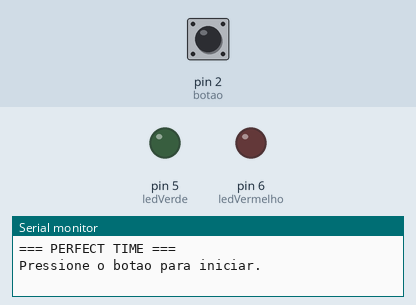
Simulated run of this sketch. Board: Arduino Uno, built with avr-gcc and run on an emulated ATmega328P. Parts: output pins drawn as LEDs (lit = HIGH), the last lines printed to the serial monitor. Inputs (shaded band) come from the test bench; at power-on: pin 2 (botao) HIGH.

Above: at 1.2 s.
1.3 s: pin 2 (botao) pulled LOW for 0.15 s
At 2.5 s:
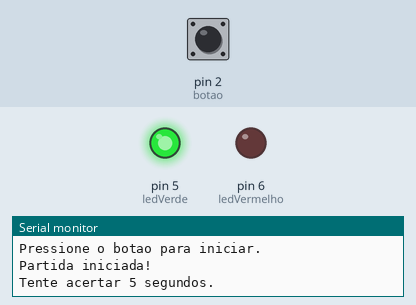
2.9 s: pin 2 (botao) pulled LOW for 1 s
At 4.01 s:
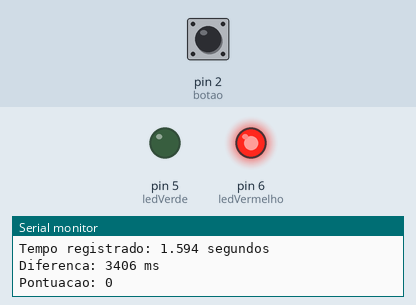
At 5.06 s:
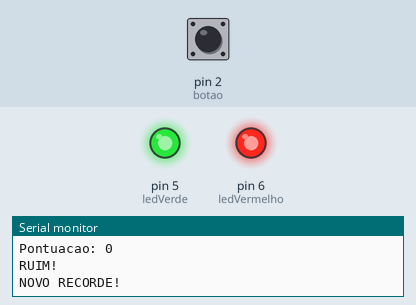
Timing chart, 0 to 12.0 s (numbered marks = the images above; inputs shaded):
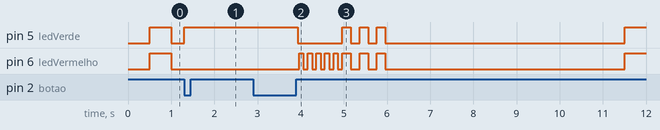

Measured:
- after the input at 1.3 s, pin 6 (ledVermelho): stays LOW (without the input it goes to HIGH after 0.20 s)
- after the input at 2.9 s, pin 5 (ledVerde): HIGH → LOW after 1.0 s, then repeats every 0.40 s: HIGH 0.20 s, LOW 0.20 s; pin 6 (ledVermelho): LOW → HIGH after 1.1 s, then repeats every 0.40 s: HIGH 0.20 s, LOW 0.20 s

The sketch:

perfect_time.ino
```cpp
const byte botao = 2;
const byte ledVerde = 5;
const byte ledVermelho = 6;

const unsigned long tempoIdeal = 5000;
const unsigned long tempoResultado = 5000;
const unsigned long tempoLimite = 30000;

unsigned long recorde = 0;
bool possuiRecorde = false;

void setup() {

  pinMode(botao, INPUT_PULLUP);

  pinMode(ledVerde, OUTPUT);
  pinMode(ledVermelho, OUTPUT);

  Serial.begin(9600);

  Serial.println("=== PERFECT TIME ===");
}

void loop() {

  aguardarJogador();

  digitalWrite(ledVerde, HIGH);

  unsigned long inicio = millis();

  Serial.println("\nPartida iniciada!");
  Serial.println("Tente acertar 5 segundos.");

  aguardarLiberacao();

  // Aguarda o segundo pressionamento
  while (digitalRead(botao) == HIGH) {

    if (millis() - inicio >= tempoLimite) {

      apagarLeds();

      Serial.println("Tempo limite atingido!");

      piscarLed(ledVermelho, 5, 100);

      delay(tempoResultado);

      return;
    }
  }

  unsigned long tempo = millis() - inicio;

  aguardarLiberacao();

  apagarLeds();

  // Calcula a diferenca absoluta
  unsigned long erro;

  if (tempo >= tempoIdeal) {
    erro = tempo - tempoIdeal;
  } else {
    erro = tempoIdeal - tempo;
  }

  // Calcula a pontuacao de 0 a 1000
  int pontos = 1000 - min(erro, 1000UL);

  Serial.println("\n=== RESULTADO ===");

  Serial.print("Tempo registrado: ");
  Serial.print(tempo / 1000.0, 3);
  Serial.println(" segundos");

  Serial.print("Diferenca: ");
  Serial.print(erro);
  Serial.println(" ms");

  Serial.print("Pontuacao: ");
  Serial.println(pontos);

  mostrarResultado(erro);

  // Verifica o recorde
  if (!possuiRecorde || erro < recorde) {

    recorde = erro;
    possuiRecorde = true;

    Serial.println("NOVO RECORDE!");

    piscarTodos(3, 200);
  }

  Serial.print("Melhor diferenca: ");
  Serial.print(recorde);
  Serial.println(" ms");

  delay(tempoResultado);

  apagarLeds();
}

void aguardarJogador() {

  Serial.println("\nPressione o botao para iniciar.");

  while (digitalRead(botao) == HIGH) {

    bool estado = (millis() / 500) % 2;

    digitalWrite(ledVerde, estado);
    digitalWrite(ledVermelho, estado);

    delay(5);
  }

  apagarLeds();
}

void aguardarLiberacao() {

  while (digitalRead(botao) == LOW) {
    delay(5);
  }

  delay(30);
}

void mostrarResultado(unsigned long erro) {

  if (erro <= 100) {

    Serial.println("PERFEITO!");
    piscarLed(ledVerde, 5, 100);

  } else if (erro <= 250) {

    Serial.println("EXCELENTE!");
    piscarLed(ledVerde, 3, 200);

  } else if (erro <= 500) {

    Serial.println("BOM!");
    piscarLed(ledVerde, 1, 1000);

  } else if (erro <= 1000) {

    Serial.println("REGULAR!");
    piscarLed(ledVermelho, 2, 300);

  } else {

    Serial.println("RUIM!");
    piscarLed(ledVermelho, 5, 100);
  }
}

void piscarLed(byte led, int vezes, int intervalo) {

  for (int i = 0; i < vezes; i++) {

    digitalWrite(led, HIGH);

    delay(intervalo);

    digitalWrite(led, LOW);

    delay(intervalo);
  }
}

void piscarTodos(int vezes, int intervalo) {

  for (int i = 0; i < vezes; i++) {

    digitalWrite(ledVerde, HIGH);
    digitalWrite(ledVermelho, HIGH);

    delay(intervalo);

    apagarLeds();

    delay(intervalo);
  }
}

void apagarLeds() {

  digitalWrite(ledVerde, LOW);
  digitalWrite(ledVermelho, LOW);
}
```
